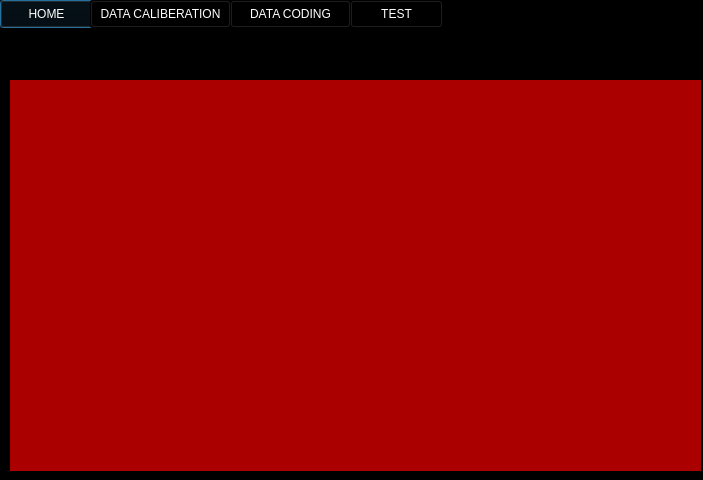
<?xml version="1.0" encoding="UTF-8"?>
<ui version="4.0">
 <class>Dialog</class>
 <widget class="QDialog" name="Dialog">
  <property name="geometry">
   <rect>
    <x>0</x>
    <y>0</y>
    <width>703</width>
    <height>480</height>
   </rect>
  </property>
  <property name="windowTitle">
   <string>Dialog</string>
  </property>
  <property name="styleSheet">
   <string notr="true">background-color: rgb(0, 0, 0);</string>
  </property>
  <widget class="QPushButton" name="home_btn">
   <property name="geometry">
    <rect>
     <x>0</x>
     <y>0</y>
     <width>93</width>
     <height>28</height>
    </rect>
   </property>
   <property name="styleSheet">
    <string notr="true">color: rgb(255, 255, 255);</string>
   </property>
   <property name="text">
    <string>HOME</string>
   </property>
  </widget>
  <widget class="QPushButton" name="dataca_btn">
   <property name="geometry">
    <rect>
     <x>90</x>
     <y>0</y>
     <width>141</width>
     <height>28</height>
    </rect>
   </property>
   <property name="styleSheet">
    <string notr="true">color: rgb(255, 255, 255);</string>
   </property>
   <property name="text">
    <string>DATA CALIBERATION</string>
   </property>
  </widget>
  <widget class="QPushButton" name="data_btn">
   <property name="geometry">
    <rect>
     <x>230</x>
     <y>0</y>
     <width>121</width>
     <height>28</height>
    </rect>
   </property>
   <property name="styleSheet">
    <string notr="true">color: rgb(255, 255, 255);</string>
   </property>
   <property name="text">
    <string>DATA CODING</string>
   </property>
  </widget>
  <widget class="QPushButton" name="test_btn">
   <property name="geometry">
    <rect>
     <x>350</x>
     <y>0</y>
     <width>93</width>
     <height>28</height>
    </rect>
   </property>
   <property name="styleSheet">
    <string notr="true">color: rgb(255, 255, 255);</string>
   </property>
   <property name="text">
    <string>TEST</string>
   </property>
  </widget>
  <widget class="QLabel" name="label">
   <property name="geometry">
    <rect>
     <x>10</x>
     <y>80</y>
     <width>691</width>
     <height>391</height>
    </rect>
   </property>
   <property name="styleSheet">
    <string notr="true">background-color: rgb(170, 0, 0);
font-size:20pt;
</string>
   </property>
   <property name="text">
    <string/>
   </property>
  </widget>
 </widget>
 <resources/>
 <connections/>
</ui>
